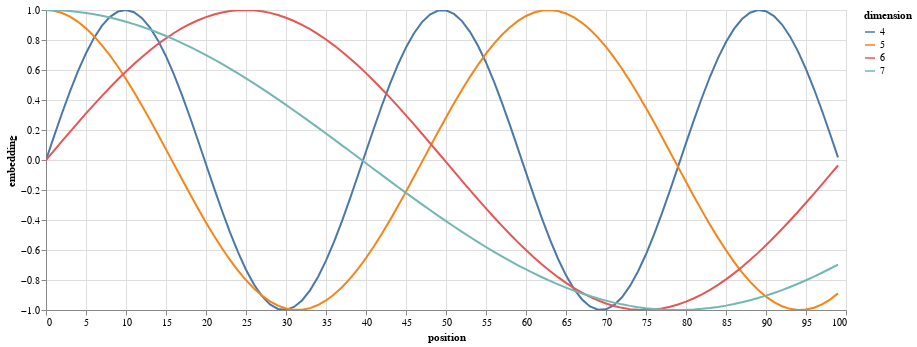

The notebook cell this image was saved under:
### Code cell
plot_positional_encodings()

### Figure 1 — Vega-Lite specification as saved in the notebook (floating-point values rounded to 4 significant figures; data arrays with more than 128 entries replaced by an {"elided": "..."} marker saying what was removed)
{"config": {"view": {"continuousWidth": 300, "continuousHeight": 300}}, "data": {"name": "data-206bf2ec966ed35daa399b32a73b232f"}, "mark": {"type": "line"}, "encoding": {"color": {"field": "dimension", "type": "nominal"}, "x": {"field": "position", "type": "quantitative"}, "y": {"field": "embedding", "type": "quantitative"}}, "params": [{"name": "param_1", "select": {"type": "interval", "encodings": ["x", "y"]}, "bind": "scales"}], "width": 800, "$schema": "https://vega.github.io/schema/vega-lite/v5.14.1.json", "datasets": {"data-206bf2ec966ed35daa399b32a73b232f": {"elided": "400 records"}}}
